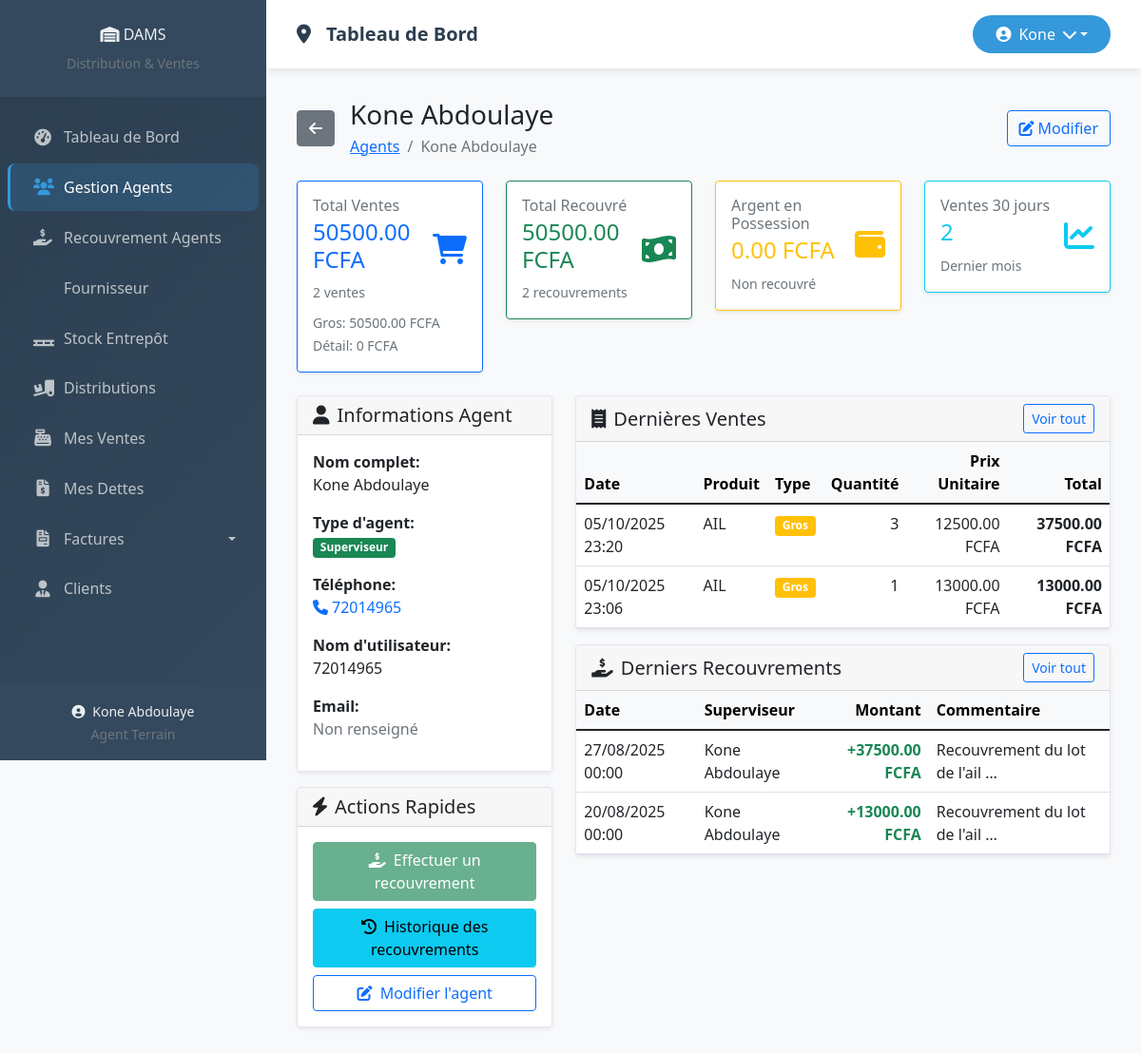
The page /agents/2/ (signed in) on the database as committed earlier.
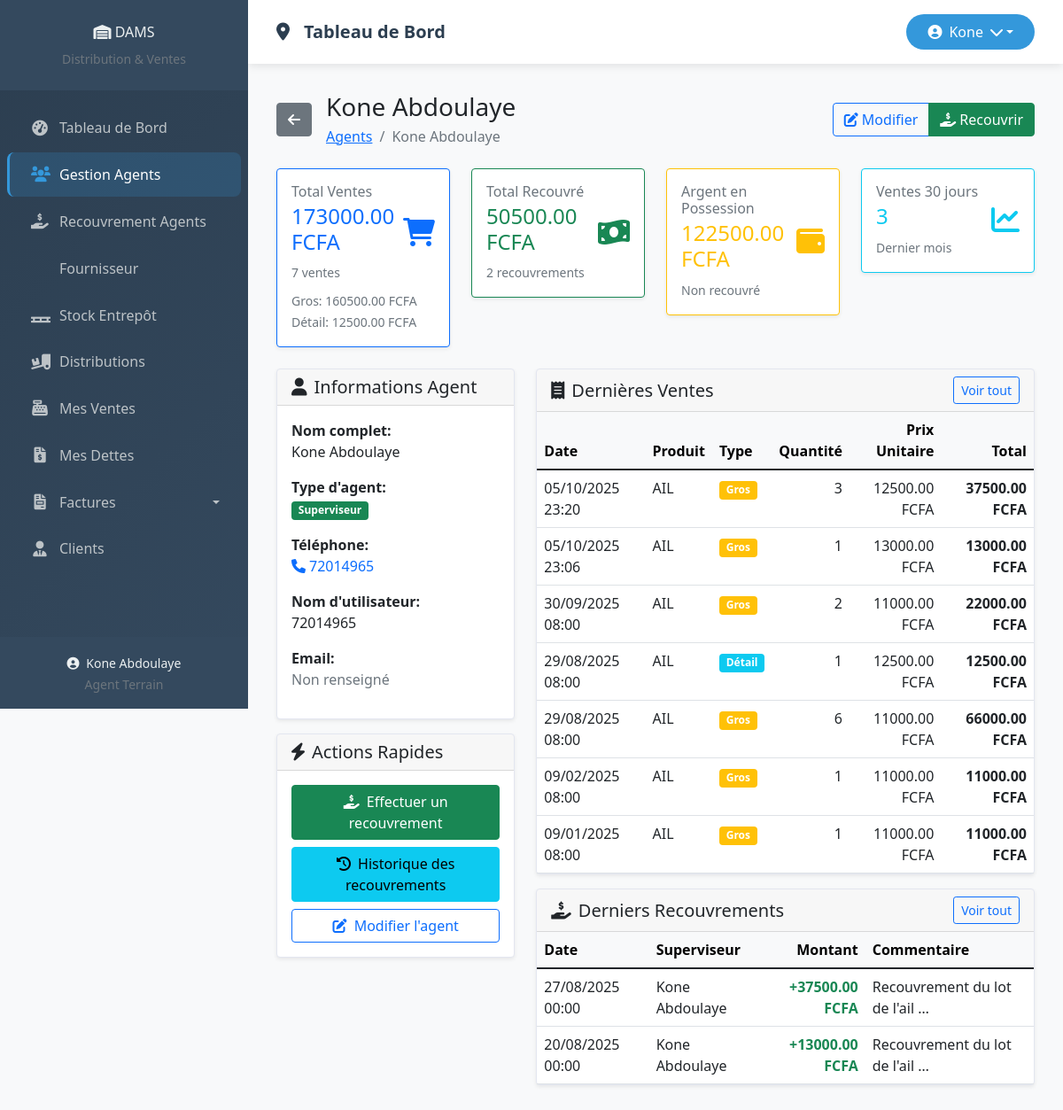
The same page on the database as committed later.
### core/models.py (models this page shows, shortened)
class Vente(models.Model):
    TYPE_VENTE_CHOICES = (
        ('gros', 'Vente en Gros'),
        ('detail', 'Vente au Détail'),
    )
    MODE_PAIEMENT_CHOICES = (
        ('comptant', 'Paiement Comptant'),
        ('credit', 'Paiement à Crédit'),
    )
    agent = models.ForeignKey(
        Agent,
        on_delete=models.CASCADE,
        limit_choices_to={'type_agent__in': ['terrain', 'entrepot']}
    )
    client = models.ForeignKey(Client, on_delete=models.CASCADE)
    detail_distribution = models.ForeignKey(DetailDistribution, on_delete=models.CASCADE)
    quantite = models.PositiveIntegerField()
    type_vente = models.CharField(max_length=50, choices=TYPE_VENTE_CHOICES, default='detail')
    prix_vente_unitaire = models.DecimalField(max_digits=10, decimal_places=2)
    mode_paiement = models.CharField(max_length=50, choices=MODE_PAIEMENT_CHOICES, default='comptant')
    date_vente = models.DateTimeField(
        default=timezone.now,
        verbose_name="Date de la vente"
    )
    date_creation = models.DateTimeField(
        auto_now_add=True,
        verbose_name="Date d'enregistrement"
    )
    @property
    def produit_nom(self):
        return self.detail_distribution.lot.produit.nom
    @property
    def total_vente(self):
        return self.quantite * self.prix_vente_unitaire
    def get_type_vente_display(self):
        return "Gros" if self.type_vente == 'gros' else "Détail"
    class Meta:
        ordering = ['-date_vente']
        verbose_name = "Vente"
        verbose_name_plural = "Ventes"

class DetailDistribution(models.Model):
    distribution = models.ForeignKey(DistributionAgent, on_delete=models.CASCADE)
    lot = models.ForeignKey(LotEntrepot, on_delete=models.CASCADE)
    quantite = models.PositiveIntegerField()
    prix_gros = models.DecimalField(max_digits=10, decimal_places=2, null=True, blank=True)
    prix_detail = models.DecimalField(max_digits=10, decimal_places=2, null=True, blank=True)
    est_supprime = models.BooleanField(default=False)
    date_suppression = models.DateTimeField(null=True, blank=True)
    class Meta:
        verbose_name = "Détail de distribution"
        verbose_name_plural = "Détails de distribution"

class LotEntrepot(models.Model):
    produit = models.ForeignKey(Produit, on_delete=models.CASCADE)
    fournisseur = models.ForeignKey(Fournisseur, on_delete=models.CASCADE)
    quantite_initiale = models.PositiveIntegerField()
    quantite_restante = models.PositiveIntegerField()
    prix_achat_unitaire = models.DecimalField(max_digits=10, decimal_places=2)
    date_reception = models.DateTimeField(default=timezone.now)
    date_enregistrement = models.DateTimeField(auto_now_add=True)
    reference_lot = models.CharField(max_length=100, unique=True, blank=True, null=True)  # AJOUTEZ CE CHAMP
    facture = models.FileField(
        upload_to='factures_entrepot/%Y/%m/',
        null=True,
        blank=True,
        verbose_name="Facture (optionnel)"
    )
    date_upload_facture = models.DateTimeField(
        null=True,
        blank=True,
        verbose_name="Date d'upload de la facture"
    )

class Produit(models.Model):
    nom = models.CharField(max_length=100, unique=True)
    description = models.TextField(blank=True, null=True)

class Recouvrement(models.Model):
    agent = models.ForeignKey(
        Agent,
        on_delete=models.CASCADE,
        limit_choices_to={'type_agent': 'terrain'},
        related_name='recouvrements'
    )
    superviseur = models.ForeignKey(
        Agent,
        on_delete=models.CASCADE,
        limit_choices_to={'type_agent': 'superviseur'},
        related_name='recouvrements_effectues'
    )
    montant_recouvre = models.DecimalField(
        max_digits=10,
        decimal_places=2,
        verbose_name="Montant recouvré"
    )
    commentaire = models.TextField(blank=True)
    date_recouvrement = models.DateTimeField(default=timezone.now)
    date_creation = models.DateTimeField(auto_now_add=True)
    class Meta:
        ordering = ['-date_recouvrement']
        verbose_name = "Recouvrement"
        verbose_name_plural = "Recouvrements"

class Agent(models.Model):
    TYPE_AGENT_CHOICES = (
        ('direction', 'Direction'),
        ('entrepot', 'Superviseur'),
        ('terrain', 'Agent'),
        ('stagiaire', 'Stagiaire'),
    )
    user = models.OneToOneField(User, on_delete=models.CASCADE)
    type_agent = models.CharField(max_length=50, choices=TYPE_AGENT_CHOICES)
    telephone = models.CharField(max_length=50, blank=True, null=True)
    ajustement_solde = models.DecimalField(
        max_digits=12,
        decimal_places=2,
        default=0,
        help_text="Ajustement manuel du solde (+/- FCFA)"
    )
    date_creation = models.DateTimeField(auto_now_add=True)
    date_expiration = models.DateTimeField(
    "Date d’expiration (stagiaire)",
    blank=True, null=True
    )
    @property
    def full_name(self):
        return self.user.get_full_name() or self.user.username
    @property
    def total_ventes(self):
        ventes = Vente.objects.filter(agent=self)
        return sum(vente.total_vente for vente in ventes)
    @property
    def total_recouvre(self):
        recouvrements = Recouvrement.objects.filter(agent=self)
        return sum(recouvrement.montant_recouvre for recouvrement in recouvrements)
    @property
    def argent_en_possession(self):
        return self.total_ventes - self.total_recouvre

### core/views.py (the view)
# urls.py: path('agents/<int:agent_id>/', views.detail_agent, name='detail_agent'),
@login_required
def detail_agent(request, agent_id):
    agent = get_object_or_404(Agent, id=agent_id)
    ventes = Vente.objects.filter(agent=agent).order_by('-date_vente')
    total_ventes = agent.total_ventes
    total_recouvre = agent.total_recouvre
    argent_en_possession = agent.argent_en_possession
    ventes_gros = ventes.filter(type_vente='gros')
    ventes_detail = ventes.filter(type_vente='detail')
    total_ventes_gros = sum(vente.total_vente for vente in ventes_gros)
    total_ventes_detail = sum(vente.total_vente for vente in ventes_detail)
    recouvrements = Recouvrement.objects.filter(agent=agent).order_by('-date_recouvrement')[:5]
    date_limite = timezone.now() - timedelta(days=30)
    ventes_recentes = ventes.filter(date_vente__gte=date_limite)
    context = {
        'agent': agent,
        'ventes': ventes[:10],  # 10 dernières ventes
        'ventes_total_count': ventes.count(),
        'ventes_gros': ventes_gros,
        'ventes_detail': ventes_detail,
        'total_ventes_gros': total_ventes_gros,
        'total_ventes_detail': total_ventes_detail,
        'total_ventes': total_ventes,
        'total_recouvre': total_recouvre,
        'argent_en_possession': argent_en_possession,
        'recouvrements': recouvrements,
        'ventes_recentes_count': ventes_recentes.count(),
    }
    return render(request, 'core/agents/detail_agent.html', context)

### core/context_processors.py (called while the page is built, shortened)
def agent_context(request):
    context = {}
    return context

### core/templates/core/agents/detail_agent.html (shortened to what the changed rows need)
{% extends 'base.html' %}
{% load static %}
{% block content %}
<div class="container-fluid">
    <div class="row mb-4">
        <div class="col-12">
            <div class="d-flex justify-content-between align-items-center">
                <div class="d-flex align-items-center">
                    <div>
                        <h1 class="h3 mb-1">{{ agent.full_name }}</h1>
                    </div>
                </div>
                <div class="btn-group">
                    <a href="{% url 'modifier_agent' agent.id %}" class="btn btn-outline-primary">
                        <i class="fas fa-edit me-1"></i>Modifier
                    </a>
                    {% if agent.argent_en_possession > 0 %}
                    <a href="{% url 'creer_recouvrement' agent.id %}" class="btn btn-success">
                        <i class="fas fa-hand-holding-usd me-1"></i>Recouvrir
                    </a>
                    {% endif %}
                </div>
            </div>
        </div>
    </div>
    <div class="row mb-4">
        <div class="col-xl-3 col-md-6">
            <div class="card border-primary">
                <div class="card-body">
                    <div class="d-flex justify-content-between">
                        <div>
                            <h6 class="card-title text-muted mb-1">Total Ventes</h6>
                            <h4 class="text-primary">{{ total_ventes }} FCFA</h4>
                            <small class="text-muted">{{ ventes_total_count }} vente{{ ventes_total_count|pluralize }}</small>
                        </div>
                    </div>
                    <div class="mt-2">
                        <small class="text-muted">
                            Gros: {{ total_ventes_gros }} FCFA<br>
                            Détail: {{ total_ventes_detail }} FCFA
                        </small>
                    </div>
                </div>
            </div>
        </div>
        <div class="col-xl-3 col-md-6">
            <div class="card border-warning">
                <div class="card-body">
                    <div class="d-flex justify-content-between">
                        <div>
                            <h6 class="card-title text-muted mb-1">Argent en Possession</h6>
                            <h4 class="text-warning">{{ argent_en_possession }} FCFA</h4>
                            <small class="text-muted">Non recouvré</small>
                        </div>
                    </div>
                </div>
            </div>
        </div>
        <div class="col-xl-3 col-md-6">
            <div class="card border-info">
                <div class="card-body">
                    <div class="d-flex justify-content-between">
                        <div>
                            <h6 class="card-title text-muted mb-1">Ventes 30 jours</h6>
                            <h4 class="text-info">{{ ventes_recentes_count }}</h4>
                            <small class="text-muted">Dernier mois</small>
                        </div>
                    </div>
                </div>
            </div>
        </div>
    </div>
    <div class="row">
        <div class="col-lg-8">
            <div class="card">
                <div class="card-body p-0">
                    {% if ventes %}
                    <div class="table-responsive">
                        <table class="table table-hover mb-0">
                            <thead class="table-light">
                                <tr>
                                    <th>Date</th>
                                    <th>Produit</th>
                                    <th>Type</th>
                                    <th class="text-end">Quantité</th>
                                    <th class="text-end">Prix Unitaire</th>
                                    <th class="text-end">Total</th>
                                </tr>
                            </thead>
                            <tbody>
                                {% for vente in ventes %}
                                <tr>
                                    <td>{{ vente.date_vente|date:"d/m/Y H:i" }}</td>
                                    <td>{{ vente.produit_nom }}</td>
                                    <td>
                                        <span class="badge {% if vente.type_vente == 'gros' %}bg-warning{% else %}bg-info{% endif %}">
                                            {{ vente.get_type_vente_display }}
                                        </span>
                                    </td>
                                    <td class="text-end">{{ vente.quantite }}</td>
                                    <td class="text-end">{{ vente.prix_vente_unitaire }} FCFA</td>
                                    <td class="text-end"><strong>{{ vente.total_vente }} FCFA</strong></td>
                                </tr>
                                {% endfor %}
                            </tbody>
                        </table>
                    </div>
                    {% else %}
                    <div class="text-center py-4">
                        <i class="fas fa-receipt fa-3x text-muted mb-3"></i>
                        <p class="text-muted">Aucune vente enregistrée</p>
                    </div>
                    {% endif %}
                </div>
            </div>
            <div class="card mt-3">
                <div class="card-body p-0">
                    {% if recouvrements %}
                    <div class="table-responsive">
                        <table class="table table-hover mb-0">
                            <thead class="table-light">
                                <tr>
                                    <th>Date</th>
                                    <th>Superviseur</th>
                                    <th class="text-end">Montant</th>
                                    <th>Commentaire</th>
                                </tr>
                            </thead>
                            <tbody>
                                {% for recouvrement in recouvrements %}
                                <tr>
                                    <td>{{ recouvrement.date_recouvrement|date:"d/m/Y H:i" }}</td>
                                    <td>{{ recouvrement.superviseur.full_name }}</td>
                                    <td class="text-end text-success">
                                        <strong>+{{ recouvrement.montant_recouvre }} FCFA</strong>
                                    </td>
                                    <td>
                                        {% if recouvrement.commentaire %}
                                            {{ recouvrement.commentaire|truncatewords:5 }}
                                        {% else %}
                                            <span class="text-muted">Aucun commentaire</span>
                                        {% endif %}
                                    </td>
                                </tr>
                                {% endfor %}
                            </tbody>
                        </table>
                    </div>
                    {% else %}
                    <div class="text-center py-4">
                        <i class="fas fa-hand-holding-usd fa-3x text-muted mb-3"></i>
                        <p class="text-muted">Aucun recouvrement effectué</p>
                    </div>
                    {% endif %}
                </div>
            </div>
        </div>
    </div>
</div>
{% endblock %}

Rows that differ between the two databases and show on the page:
added Vente: date_vente "30/09/2025 08:00", produit_nom "AIL", type_vente "Gros", quantite "2", prix_vente_unitaire "11000.00", total_vente "22000.00"
added Vente: date_vente "29/08/2025 08:00", produit_nom "AIL", type_vente "Détail", quantite "1", prix_vente_unitaire "12500.00", total_vente "12500.00"
added Vente: date_vente "29/08/2025 08:00", produit_nom "AIL", type_vente "Gros", quantite "6", prix_vente_unitaire "11000.00", total_vente "66000.00"
added Vente: date_vente "09/02/2025 08:00", produit_nom "AIL", type_vente "Gros", quantite "1", prix_vente_unitaire "11000.00", total_vente "11000.00"
added Vente: date_vente "09/01/2025 08:00", produit_nom "AIL", type_vente "Gros", quantite "1", prix_vente_unitaire "11000.00", total_vente "11000.00"
Other text that changed with them:
{{ total_ventes }}: "50500.00" → "173000.00"
{{ ventes_total_count }}: "2" → "7"
{{ total_ventes_gros }}: "50500.00" → "160500.00"
{{ total_ventes_detail }}: "0" → "12500.00"
{{ argent_en_possession }}: "0.00" → "122500.00"
{{ ventes_recentes_count }}: "2" → "3"
text now shown: "Recouvrir"
